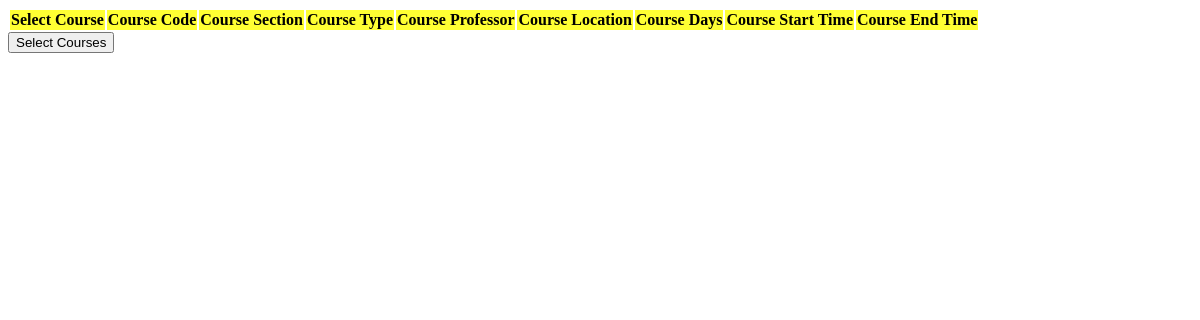
The page /accounts/courses/majors/BME on the database as committed earlier.
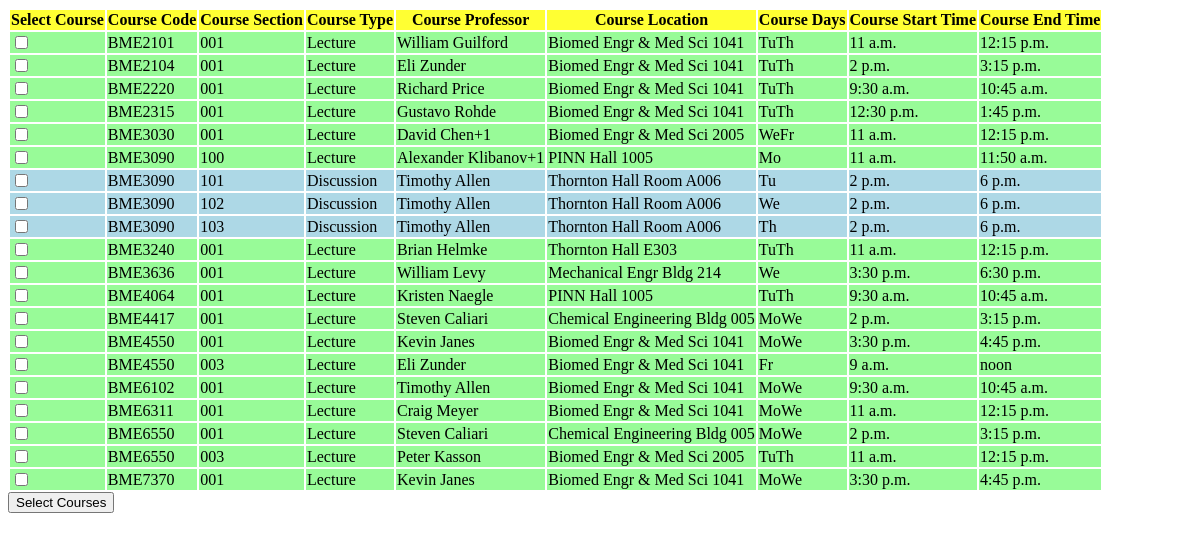
The same page on the database as committed later.
### accounts/models.py (models this page shows, shortened)
class Class(models.Model):
	course_code = models.CharField(max_length=20, blank=False)
	course_section = models.CharField(max_length=4, blank=False)
	course_is_lecture = models.BooleanField(default=True)
	course_professor = models.CharField(max_length=200, blank=False)
	course_location = models.CharField(max_length=100, blank=False)
	course_days = models.CharField(max_length=100)
	course_start_time = models.TimeField(blank=False)
	course_end_time = models.TimeField(blank=False)

### accounts/views.py (the view)
# urls.py: path('courses/majors/<slug:course_code>', views.specified_major, name='specified_major'),
def specified_major(request, course_code):
	print(course_code)
	results = Class.objects.filter(course_code__contains=course_code)
	return render(request, 'accounts/all_courses.html', {'results':results})

### accounts/templates/accounts/all_courses.html (shortened to what this page needs)
<form action="{% url 'add_course' %}" method="post">
    <table>
        <tr bgcolor="#FFFF33">
            <th>Select Course</th>
            <th>Course Code</th>
            <th>Course Section</th>
            <th>Course Type</th>
            <th>Course Professor</th>
            <th>Course Location</th>
            <th>Course Days</th>
            <th>Course Start Time</th>
            <th>Course End Time</th>
        </tr>
        {% for item in results %}
        {% if item.course_is_lecture %}
        <tr bgcolor="#98FB98">
            <td>
                 <div class="checkbox">
                     <label><input type="checkbox" id='course{{ forloop.counter }}' name="course" value="{{ item.id }}"></label>
                 </div>
             </td>
            <td>{{ item.course_code }}</td>
            <td>{{ item.course_section }}</td>
            <td>Lecture</td>
            <td>{{ item.course_professor }}</td>
            <td>{{ item.course_location }}</td>
            <td>{{ item.course_days }}</td>
            <td>{{ item.course_start_time }}</td>
            <td>{{ item.course_end_time }}</td>
        </tr>
        {% else %}
        <tr bgcolor="#add8e6">
            <td>
                 <div class="checkbox">
                     <label><input type="checkbox" id='course{{ forloop.counter }}' name="course" value="{{ item.id }}"></label>
                 </div>
             </td>
            <td>{{ item.course_code }}</td>
            <td>{{ item.course_section }}</td>
            <td>Discussion</td>
            <td>{{ item.course_professor }}</td>
            <td>{{ item.course_location }}</td>
            <td>{{ item.course_days }}</td>
            <td>{{ item.course_start_time }}</td>
            <td>{{ item.course_end_time }}</td>
        </tr>
        {% endif %}
        {% endfor %}
    </table>
    <input type="submit" value="Select Courses">
</form>

Rows that differ between the two databases and show on the page:
added Class: course_code "BME2101", course_section "001", course_professor "William Guilford", course_location "Biomed Engr & Med Sci 1041", course_days "TuTh", course_start_time "11 a.m.", course_end_time "12:15 p.m."
added Class: course_code "BME2104", course_section "001", course_professor "Eli Zunder", course_location "Biomed Engr & Med Sci 1041", course_days "TuTh", course_start_time "2 p.m.", course_end_time "3:15 p.m."
added Class: course_code "BME2220", course_section "001", course_professor "Richard Price", course_location "Biomed Engr & Med Sci 1041", course_days "TuTh", course_start_time "9:30 a.m.", course_end_time "10:45 a.m."
added Class: course_code "BME2315", course_section "001", course_professor "Gustavo Rohde", course_location "Biomed Engr & Med Sci 1041", course_days "TuTh", course_start_time "12:30 p.m.", course_end_time "1:45 p.m."
added Class: course_code "BME3030", course_section "001", course_professor "David Chen+1", course_location "Biomed Engr & Med Sci 2005", course_days "WeFr", course_start_time "11 a.m.", course_end_time "12:15 p.m."
added Class: course_code "BME3090", course_section "100", course_professor "Alexander Klibanov+1", course_location "PINN Hall 1005", course_days "Mo", course_start_time "11 a.m.", course_end_time "11:50 a.m."
added Class: course_code "BME3090", course_section "101", course_professor "Timothy Allen", course_location "Thornton Hall Room A006", course_days "Tu", course_start_time "2 p.m.", course_end_time "6 p.m."
added Class: course_code "BME3090", course_section "102", course_professor "Timothy Allen", course_location "Thornton Hall Room A006", course_days "We", course_start_time "2 p.m.", course_end_time "6 p.m."
added Class: course_code "BME3090", course_section "103", course_professor "Timothy Allen", course_location "Thornton Hall Room A006", course_days "Th", course_start_time "2 p.m.", course_end_time "6 p.m."
added Class: course_code "BME3240", course_section "001", course_professor "Brian Helmke", course_location "Thornton Hall E303", course_days "TuTh", course_start_time "11 a.m.", course_end_time "12:15 p.m."
added Class: course_code "BME3636", course_section "001", course_professor "William Levy", course_location "Mechanical Engr Bldg 214", course_days "We", course_start_time "3:30 p.m.", course_end_time "6:30 p.m."
added Class: course_code "BME4064", course_section "001", course_professor "Kristen Naegle", course_location "PINN Hall 1005", course_days "TuTh", course_start_time "9:30 a.m.", course_end_time "10:45 a.m."
added Class: course_code "BME4417", course_section "001", course_professor "Steven Caliari", course_location "Chemical Engineering Bldg 005", course_days "MoWe", course_start_time "2 p.m.", course_end_time "3:15 p.m."
added Class: course_code "BME4550", course_section "001", course_professor "Kevin Janes", course_location "Biomed Engr & Med Sci 1041", course_days "MoWe", course_start_time "3:30 p.m.", course_end_time "4:45 p.m."
added Class: course_code "BME4550", course_section "003", course_professor "Eli Zunder", course_location "Biomed Engr & Med Sci 1041", course_days "Fr", course_start_time "9 a.m.", course_end_time "noon"
added Class: course_code "BME6102", course_section "001", course_professor "Timothy Allen", course_location "Biomed Engr & Med Sci 1041", course_days "MoWe", course_start_time "9:30 a.m.", course_end_time "10:45 a.m."
added Class: course_code "BME6311", course_section "001", course_professor "Craig Meyer", course_location "Biomed Engr & Med Sci 1041", course_days "MoWe", course_start_time "11 a.m.", course_end_time "12:15 p.m."
added Class: course_code "BME6550", course_section "001", course_professor "Steven Caliari", course_location "Chemical Engineering Bldg 005", course_days "MoWe", course_start_time "2 p.m.", course_end_time "3:15 p.m."
added Class: course_code "BME6550", course_section "003", course_professor "Peter Kasson", course_location "Biomed Engr & Med Sci 2005", course_days "TuTh", course_start_time "11 a.m.", course_end_time "12:15 p.m."
added Class: course_code "BME7370", course_section "001", course_professor "Kevin Janes", course_location "Biomed Engr & Med Sci 1041", course_days "MoWe", course_start_time "3:30 p.m.", course_end_time "4:45 p.m."
